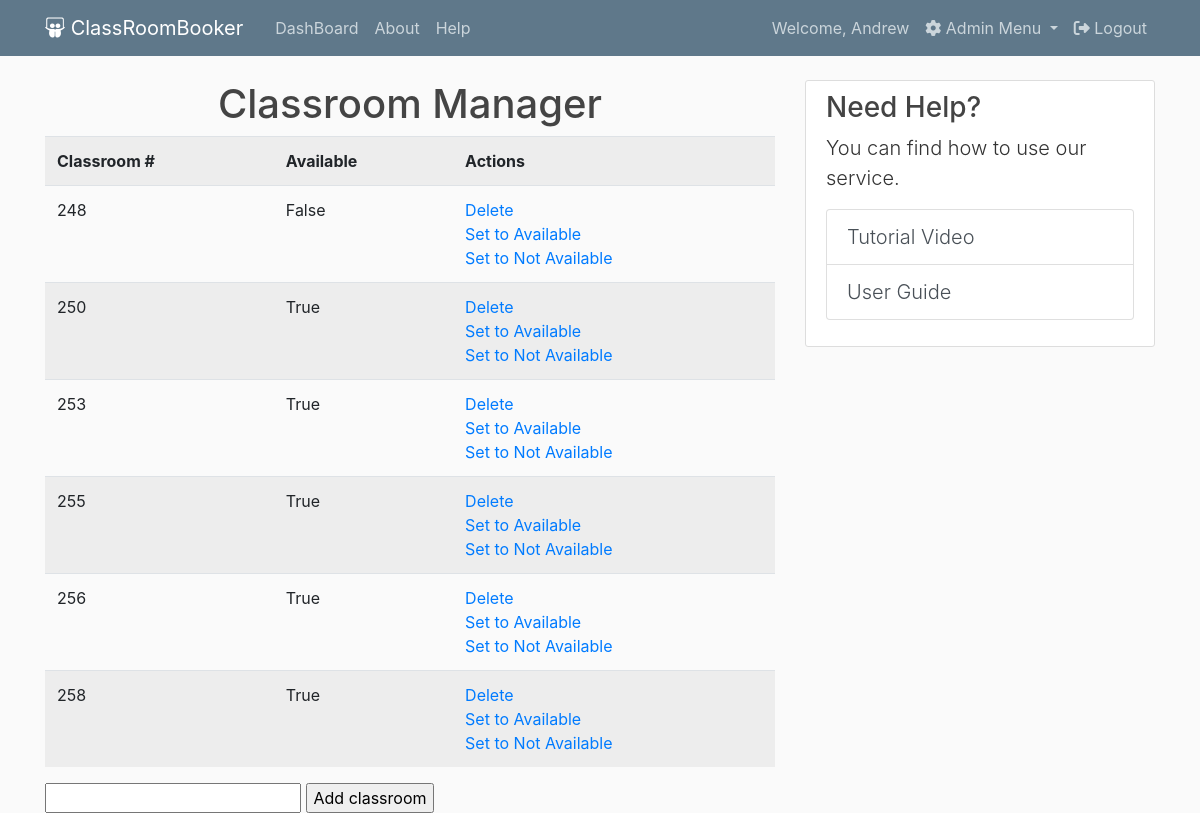
The app's page /roomstatus (signed in) with its own data.
### crb/models.py (models this page shows, shortened)
class User(db.Model, UserMixin):
    id = db.Column(db.Integer, primary_key=True)
    username = db.Column(db.String(20), unique=True, nullable=False)
    email = db.Column(db.String(120), unique=True, nullable=False)
    password = db.Column(db.String(60), nullable=False)
    email_confirmed = db.Column(db.Boolean, default=False)  # for confirmation email, default value is False.
    image_file = db.Column(db.String(20), nullable=False, default='default.jpg')
    admin = db.Column(db.Boolean, unique=False, default=False) # will make it so that only Admins can appoint a user to be an Admin.
    requests = db.relationship('Request', backref='requester')

class ClassRoom(db.Model):
    id = db.Column(db.Integer, primary_key=True)
    roomNumber = db.Column(db.String(3), unique=True, nullable=False)
    availability = db.Column(db.Boolean, unique=False, default=True)
    booked = db.Column(db.Boolean, unique=False, default=False)
    pending = db.Column(db.Boolean, unique=False, default=False)
    requests = db.relationship('Request', backref='requested')
    def __repr__(self):  # method for debugging/test
        return f"ClassRoom('{self.roomNumber}', '{self.availability}', '{self.booked}', '{self.booked}', {self.pending}', '{self.requests}')"

### crb/routes.py (the view)
@app.route("/roomstatus", methods=['POST', 'GET'])
@login_required
def roomstatus():
    if request.method == 'POST':
        roomNumber = request.form['roomNumber']
        new_room = ClassRoom(roomNumber=roomNumber)
        try:
            db.session.add(new_room)
            db.session.commit()
            return redirect('/roomstatus')
        except:
            return 'There was an issue adding a new classroom'
    else:
        rooms = ClassRoom.query.order_by(ClassRoom.id).all()
        print(rooms)
        return render_template('roomstatus.html', rooms=rooms, title='roomstatus manager')

### crb/models.py (called while the page is built)
@login_manager.user_loader
def load_user(user_id):
    return User.query.get(int(user_id))

### crb/templates/roomstatus.html
{% extends "layout.html" %}
{% block content %}
<div class="content">
    <h1 style="text-align: center">Classroom Manager</h1>
    {% if rooms|length < 1 %}
    <h4 style="text-align: center">There are no room. Create one below.</h4>
    {% else %}
    <table class="table table-striped">
        <tr>
            <th>Classroom #</th>
            <th>Available</th>
            <th>Actions</th>
        </tr>
        {% for room in rooms %}
            <tr>
                <td>{{ room.roomNumber }}</td>
                <td>{{ room.availability }}</td>
                <td>
                    <a href="/deleteroom/{{room.id}}">Delete</a>
                    <br>
                    <a href="/updateroom/{{room.id}}/1">Set to Available</a>
                    <br>
                    <a href="/updateroom/{{room.id}}/0">Set to Not Available</a>
                </td>
            </tr>
        {% endfor %}
    </table>
    {% endif %}
    <div class="form">
        <form action="/roomstatus" method="POST">
            <input type="text" name="roomNumber" id="roomNumber">
            <input type="submit" value="Add classroom">
        </form>
    </div>
</div>
{% endblock content %}

### crb/templates/layout.html (shortened to what this page needs)
<!DOCTYPE html>
<html>
<head>
    <link rel="stylesheet" href="https://stackpath.bootstrapcdn.com/bootstrap/4.4.1/css/bootstrap.min.css"
>
    <link rel="stylesheet" type="text/css" href="{{ url_for('static', filename='css/main.css') }}">
</head>
<body>
    <header class="site-header">
        <nav class="navbar navbar-expand-md navbar-dark bg-steel fixed-top">
            <div class="container">
                <a class="navbar-brand mr-4" href="/"><i class="fab fa-slideshare"></i> ClassRoomBooker</a>
                <div class="collapse navbar-collapse" id="navbarToggle">
                    <div class="navbar-nav mr-auto">
                        <a class="nav-item nav-link" href="{{ url_for('home') }}">DashBoard</a>
                        <a class="nav-item nav-link" href="{{ url_for('about') }}">About</a>
                        <a class="nav-item nav-link" href="{{ url_for('about') }}">Help</a>
                    </div>
                    <div class="navbar-nav">
                        {% if current_user.is_authenticated %}
                        <a class="nav-item nav-link" href="{{ url_for('account') }}">Welcome,
                            {{current_user.username}}</a>
                        {% if current_user.admin == True %}
                        <li class="nav-item dropdown">
                            <a class="nav-link dropdown-toggle" href="#" id="navbarDropdown" role="button"
                                data-toggle="dropdown" aria-haspopup="true" aria-expanded="false">
                                <i class="fas fa-cog"></i> Admin Menu
                            </a>
                        </li>
                        {% endif %}
                        <a class="nav-item nav-link" href="{{ url_for('logout') }}"><i class="fas fa-sign-out-alt"></i>
                            Logout</a>
                        {% else %}
                        <a class="nav-item nav-link" href="{{ url_for('login') }}">Login</a>
                        <a class="nav-item nav-link" href="{{ url_for('register') }}">Register</a>
                        {% endif %}
                    </div>
                </div>
            </div>
        </nav>
    </header>
    <main role="main" class="container">
        <div class="row">
            <div class="col-md-8">
                {% block content %}{% endblock %}
            </div>
            {% if current_user.is_authenticated %}
            <div class="col-md-4">
                <div class="content-section">
                    <h3>Need Help?</h3>
                    <p class='lead'>You can find how to use our service.
                        <ul class="list-group">
                            <button type="button" class="lead list-group-item list-group-item-action"
                                id="tutorial-button" data-toggle="modal" data-target="#tutorialvideo">Tutorial
                                Video</button>
                            <button type="button" class="lead list-group-item list-group-item-action"
                                data-toggle="modal" data-target="#userguide">User Guide</button>
                        </ul>
                    </p>
                </div>
            </div>
            {% endif %}
        </div>
    </main>
</body>
</html>

### crb/static/css/main.css (style rules this page uses)
body { background: #fafafa; color: #333333; margin-top: 5rem; }
h1, h2, h3, h4, h5, h6 { color: #444444; }
.bg-steel { background-color: #5f788a; }
.site-header .navbar-nav .nav-link { color: #cbd5db; }
.content-section { background: #ffffff; padding: 10px 20px; border: 1px solid #dddddd; border-radius: 3px; margin-bottom: 20px; }

### records on screen
User: username "Andrew"
ClassRoom: roomNumber "248", availability "False"
ClassRoom: roomNumber "250", availability "True"
ClassRoom: roomNumber "253", availability "True"
ClassRoom: roomNumber "255", availability "True"
ClassRoom: roomNumber "256", availability "True"
ClassRoom: roomNumber "258", availability "True"
